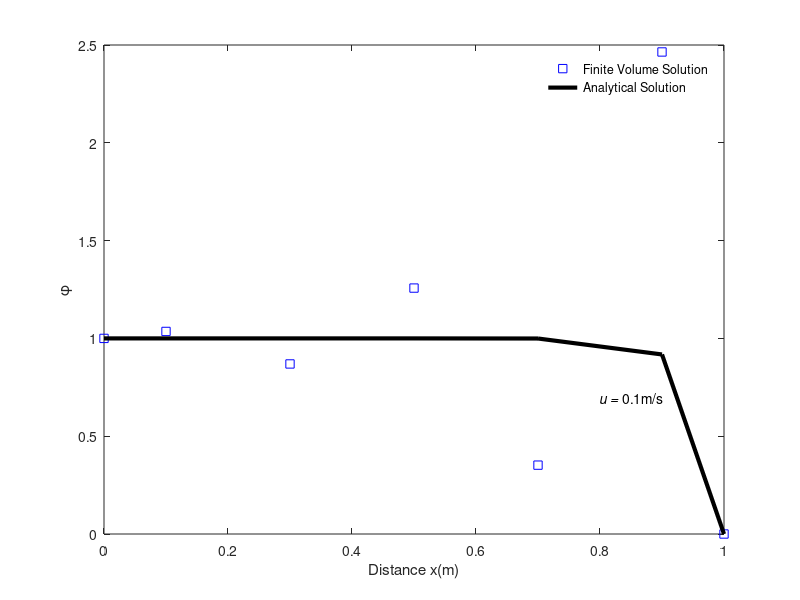

Here is the MATLAB script that generated this plot:

clc
clear all
close all

% Parameters 

 L = 1;                                       % Length of a fin(m)  
 rho = 1;                                     % Density(kg/m^3)
 gamma = 0.1;                                 % Diffusion Coefficient
 m = 7;                                       % Total number of nodes
 dx = L/(m-2);                                % Grid size
 Phi0 = 1;                                    % Phi at x = 0
 PhiL = 0;                                    % Phi at x = L
 u = 2.5;                                     % Flow velocity
 F = rho*u;                                   % Convective mass flux per unit area 
 D = gamma/dx;                                % Diffusion conductance
 
% In this problem area at all faces is taken constant i.e. Ae = Aw =A
% F and D are also taken constant for all faces..
 
 % Discretization 
 x(1) = 0;
 for i = 2:m-1
     if i == 2
         x(i) = x(1)+dx/2;
     else
         x(i) = x(2)+(i-2)*dx;
     end
 end
x(m) = L;

%  Boundary Condition
Phi(1) = Phi0;
Phi(m) = PhiL;


% Initialization
for i = 2:m-1
    Phi(i) = 0.3;
end
 
% Table 3.1
 for i = 2:m-1
     if i == 2
         AW(i) = 0;
         AE(i) = D-F/2;
         SU(i) = (2*D+F)*Phi(i-1);
         SP(i) = -(2*D+F);
         AP(i) = AE(i)+AW(i)-SP(i);
     elseif i == m-1
         AW(i) = D+F/2;
         AE(i) = 0;
         SU(i) = (2*D+F)*Phi(i+1);
         SP(i) = -(2*D-F);
         AP(i) = AE(i)+AW(i)-SP(i);
      else
         AW(i) = D+F/2;
         AE(i) = D-F/2;
         SU(i) = 0;
         SP(i) = 0;
         AP(i) = AE(i)+AW(i)-SP(i);
     end
 end
 
 %TriDiagonal Matrix Algorithm (TDMA) or Thomas Algorithm
% a_i*T_i = b_i*T_(i+1) + c_i*T_(i-1) + d_i
% a,b,c,d are input vectors. Phi is the solution, also a vector.

% Performs Gauss elimination
for i = 2:m-1
    a = AP(i);
    b = AE(i);
    c = AW(i);
    d = SU(i);
    if i == 2
        P(i) = b/a;
        Q(i) = (d+c*Phi(1))/a;
    else
        P(i) = b/(a-c*P(i-1));
        Q(i) = (d+c*Q(i-1))/(a-c*P(i-1));
    end
    
end

FCmax = 0.1;
Errormax = 10^-4;
nIter = 0;
% Backward substitution
while FCmax>Errormax
    nIter = nIter+1
    phi_old = Phi;
    for i = m-1:-1:2
            Phi(i) = P(i)*Phi(i+1)+Q(i);
    end
    for i = 2:m-1
        FC(i) = (Phi(i)-phi_old(i))/phi_old(i);
    end
    FCmax = max(FC)
end

% % Exact Solution
% % Phi = Tinf+(TB-Tinf)*(cosh(n(L-x))/cosh(nL))
Phi_exact(1) = Phi0;
for i = 2:m-1
    Phi1 = PhiL-Phi0;
    num = exp(F*x(i)/gamma)-1;
    den = exp(F*L/gamma)-1;
    Phi_exact(i) = Phi1*num/den+Phi0;
end
Phi_exact(m) = PhiL;

% Comparison between finite volume solution and the exact solution
for i = 2:m-1
    Error_perc(i) = ((Phi_exact(i)-Phi(i))/Phi_exact(i))*100;
end

plot(x,Phi,'sb')
 hold on
 plot(x,Phi_exact,'k-','LineWidth',3)
 xlabel('Distance x(m)')
 ylabel('\phi')
legend('Finite Volume Solution','Analytical Solution','Location','NorthEast')
legend boxoff
text(0.8,0.7,'\itu = \rm0.1m/s')



 